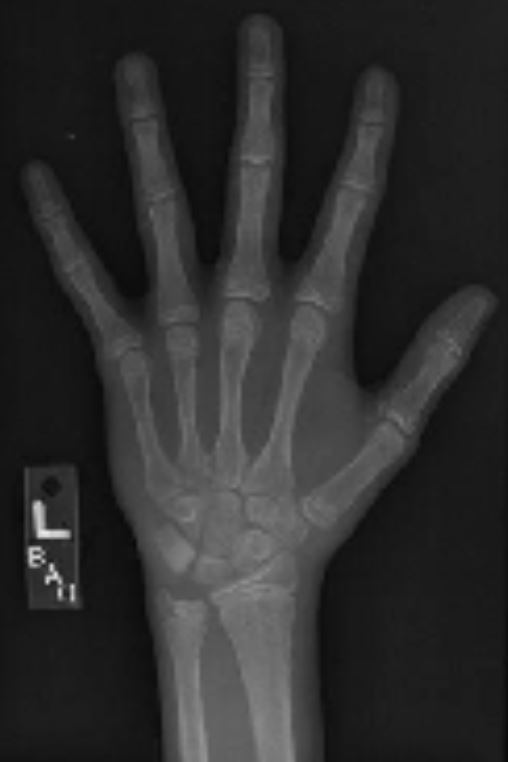
#> input picture 2. Image Enhancement/hand-xray.JPG, 508 x 762 px, found by its file name
$ jupyter execute 'Image Enhancement.ipynb'
#> lines starting #> are read from the running program, lines starting #| are printed output that depends on the picture
[cell 1]
import imageio.v2 as imageio
import matplotlib.pyplot as plt

# Load the hand radiograph
im = imageio.imread('E:\ITS_Stuff\Semester 6\pcm_v2\Week_10\hand-xray.JPG')
#> im is the input picture: shape (762, 508, 3); min 8, max 236, mean 45.6
print('Data type:', im.dtype)
#| Data type: uint8
print('Min. value:', im.min())
#| Min. value: 8
print('Max value:', im.max())
#| Max value: 236
print('Size:', im.shape)
#| Size: (762, 508, 3)

[cell 2]
# Plot the grayscale image
plt.imshow(im, cmap='gray', vmin=0, vmax=255)
plt.axis('off')
plt.colorbar();
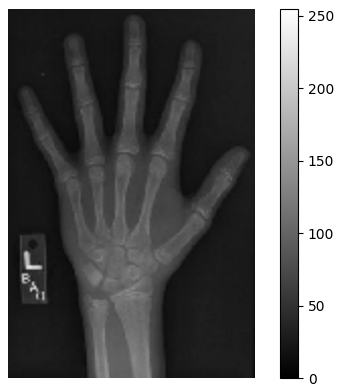
#> figure drawn by matplotlib, 2 panels

[cell 3]
#plot histogram
import scipy.ndimage as ndi
hist = ndi.histogram(im, min=0, max=255, bins=256)
#> hist = 256 values, max 64833 at index 23, min 0 at index 0, mean 4536.3
plt.plot(hist)
plt.show()
#> figure, not shown here; curve peaks at x = 23, y = 64833

[cell 4]
#RGB
from skimage import io
import matplotlib.pyplot as plt

image = io.imread('E:\ITS_Stuff\Semester 6\pcm_v2\Week_10\Knee_MRI.png')
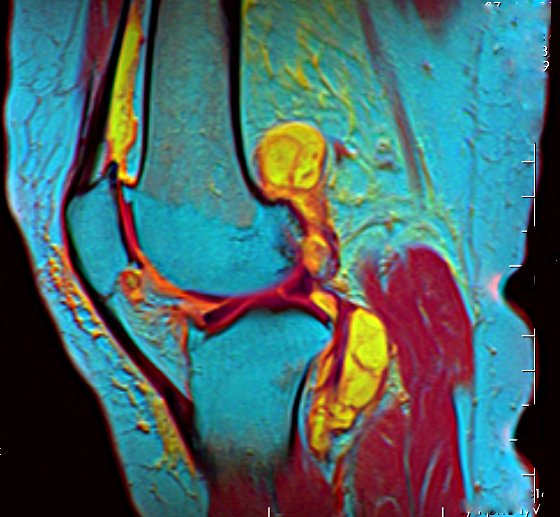
#> input picture 2. Image Enhancement/Knee_MRI.png, 560 x 517 px, found by its file name
#> image is the input picture: shape (517, 560, 3); mean R, G, B 70.7, 103.8, 104.7
print('dtype:', image.dtype)
#| dtype: uint8
print('shape:', image.shape)
#| shape: (517, 560, 3)

[cell 5]
plt.imshow(image)
plt.axis('off')
plt.show()

[cell 6]
hiscolour = plt.hist(image.ravel(), bins = 256, color = 'orange', alpha = 0.5 )
hiscolour = plt.hist(image[:, :, 0].ravel(), bins = 256, color = 'red', alpha = 0.5)
hiscolour = plt.hist(image[:, :, 1].ravel(), bins = 256, color = 'Green', alpha = 0.5)
hiscolour = plt.hist(image[:, :, 2].ravel(), bins = 256, color = 'Blue', alpha = 0.5)
hiscolour = plt.xlabel('Intensity Value')
hiscolour = plt.ylabel('Count')
hiscolour = plt.legend(['Total', 'Red_Channel', 'Green_Channel', 'Blue_Channel'])
plt.show()
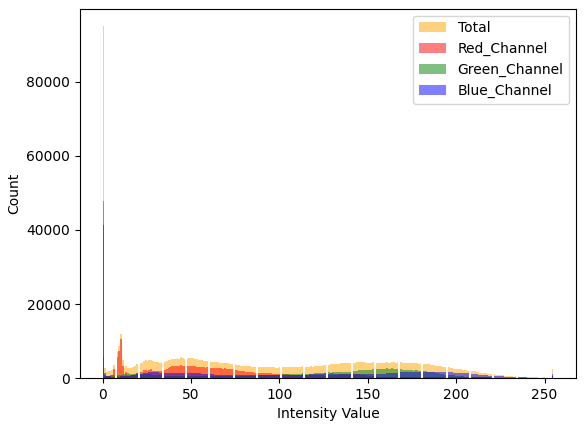
#> figure drawn by matplotlib, 1 panel; tallest bar 94963 high, from x = 0 to 0.996; tallest bar 10605 high, from x = 9.96 to 10.96; tallest bar 47837 high, from x = 0 to 0.996

[cell 7]
import scipy.ndimage as ndi
hist = ndi.histogram(im, min=0, max=255, bins=256)
cdf = hist.cumsum() / hist.sum()
#> cdf = 256 values from 0 to 1

# Plot the histogram and CDF
fig, axes = plt.subplots(2, 1)

axes[0].plot(hist, label='Histogram')
axes[0].legend()

axes[1].plot(cdf, label='CDF')
axes[1].legend();
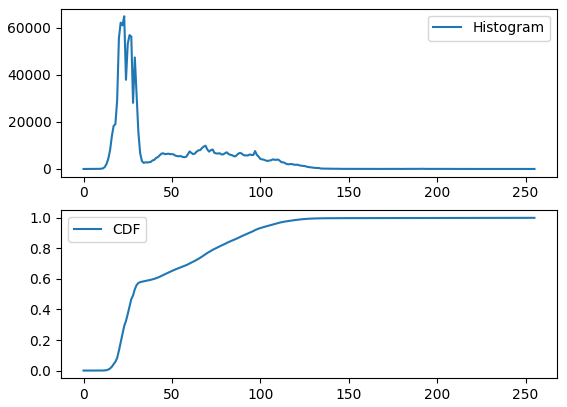
#> figure drawn by matplotlib, 2 panels; panel 1: curve peaks at x = 23, y = 64833; panel 2: curve peaks at x = 236, y = 1

### Histogram Equalization

[cell 8]
# Histogram Equalization

import numpy as np
import scipy.ndimage as ndi

im_equalized = cdf[im] * 255
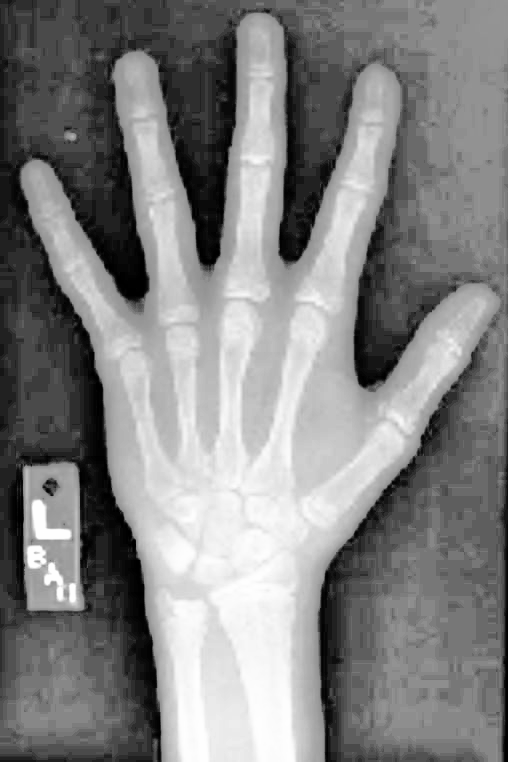
#> im_equalized: shape (762, 508, 3) float64; min 0.00198, max 255, mean 130.8

print('dtype:', im_equalized.dtype)
#| dtype: float64
print('shape:', im_equalized.shape)
#| shape: (762, 508, 3)

#-------Untuk membenarkan clipping---# astype
im_equalized = im_equalized/np.amax(im_equalized)  #
im_equalized = np.clip(im_equalized, 0, 255)  #

#------Tampilkan-----#
fig, axes = plt.subplots(1, 2, figsize=(10, 5)) #menghasilkan citra horizontal 20 inch dan vertikal 10 inch
axes[0].imshow(im)
axes[1].imshow(im_equalized)

plt.show()

[cell 9]
# Plot the histogram and equalization
plt.plot(hist, label='Histogram')
plt.legend()
#axes[1].plot(hist_equalized, label='Histogram')
#axes[1].legend()
plt.show()
#> figure, not shown here; curve peaks at x = 23, y = 64833

[cell 10]
from skimage import img_as_ubyte
im_equalized = img_as_ubyte(im_equalized)
hist_equalized = ndi.histogram(im_equalized, min=0, max=255, bins=256)
#> hist_equalized = 256 values, max 64833 at index 74, min 0 at index 4, mean 4536.3

plt.plot(hist_equalized, label='Histogram')
plt.legend()
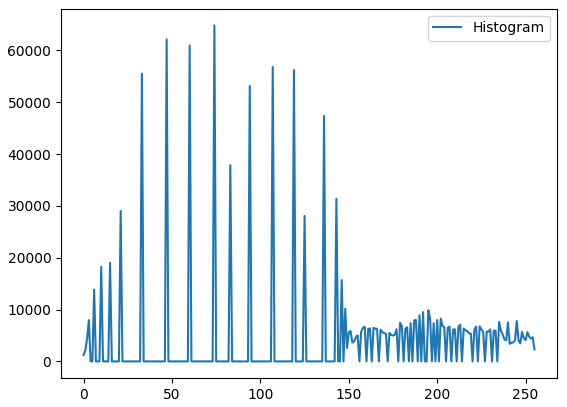
#> figure drawn by matplotlib, 1 panel; curve peaks at x = 74, y = 64833

### Adaptive Histogram Equalization

[cell 11]
from skimage import exposure

img_adapteq = exposure.equalize_adapthist(im, clip_limit=0.01)
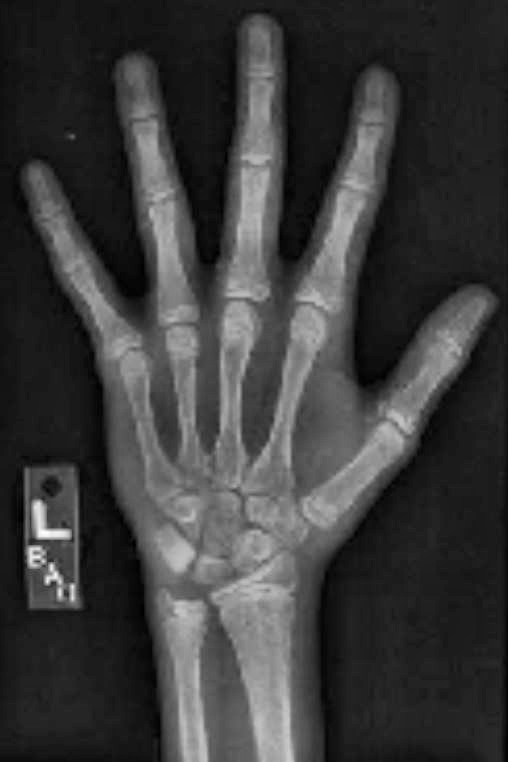
#> img_adapteq: shape (762, 508, 3) float64; min 0, max 1, mean 0.235

#---- ternyata hasil dari AHE adalah image float64, sehingga harus diconvert ke uint8

from skimage import img_as_ubyte
img_adapteq = img_as_ubyte(img_adapteq)  #convert to uint8

#-------CEK---------
print('Type:', type(img_adapteq))
#| Type: <class 'numpy.ndarray'>
print('dtype:', img_adapteq.dtype)
#| dtype: uint8
print('shape:', img_adapteq.shape)
#| shape: (762, 508, 3)
print('size:', img_adapteq.size)
#| size: 1161288

[cell 12]
#histogram
import scipy.ndimage as ndi

hist_imm = ndi.histogram(im, min=0, max=255, bins=256)
#> hist_imm has the same summary as hist
hist_img_adapteq = ndi.histogram(img_adapteq, min=0, max=255, bins=256)
#> hist_img_adapteq = 256 values, max 41730 at index 22, min 0 at index 249, mean 4536.3
plt.hist(img_adapteq.ravel(), bins=256, range=[0, 255])
plt.show()
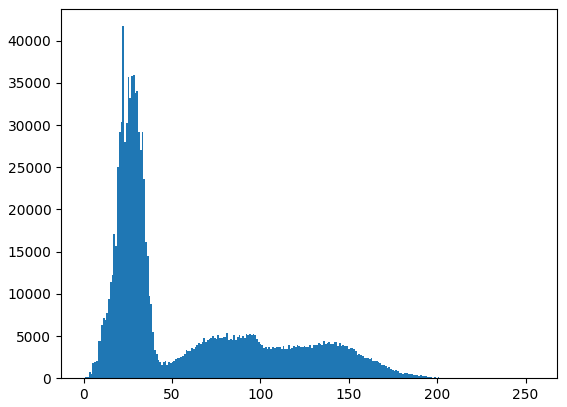
#> figure drawn by matplotlib, 1 panel; tallest bar 41730 high, from x = 21.91 to 22.91

[cell 13]
#-------Tampilkan---------#
fig, axes = plt.subplots(1, 4, figsize=(30,10))
axes[0].imshow(im, cmap = 'gray')
axes[1].imshow(img_adapteq, cmap='gray')
axes[2].plot(hist_imm)
axes[2].set_title('Histogram', fontsize=18)
axes[3].plot(hist_img_adapteq)
axes[3].set_title('Histogram AHE', fontsize=18);
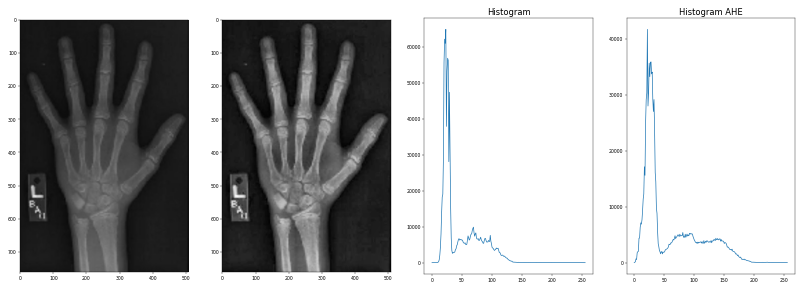
#> figure drawn by matplotlib, 4 panels; panel 3: curve peaks at x = 23, y = 64833; panel 4: curve peaks at x = 22, y = 41730

### Contrast Stretching

[cell 14]
c = 8#im.min()    #Pin = im
d = 150#im.max()
a = 0
b = 255

stretched_image = (im - c) * ((b - a) / (d - c)) + a

#-------Untuk membenarkan clipping---#
stretched_image = stretched_image/np.amax(stretched_image)  #
stretched_image = np.clip(stretched_image, 0, 1)  #

plt.imshow(stretched_image)
plt.show()

### Image Negatives (Inverted Image)

[cell 15]
img_inv = 255 - im
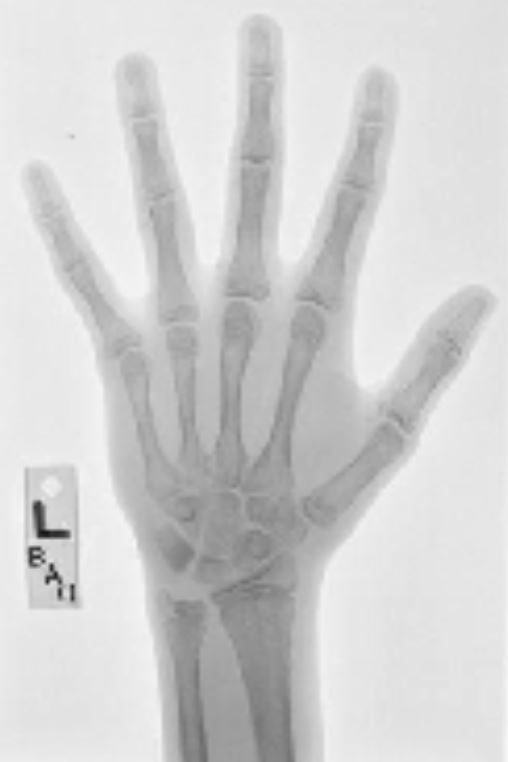
#> img_inv: shape (762, 508, 3); min 19, max 247, mean 209.4
plt.imshow(img_inv)
plt.show()
